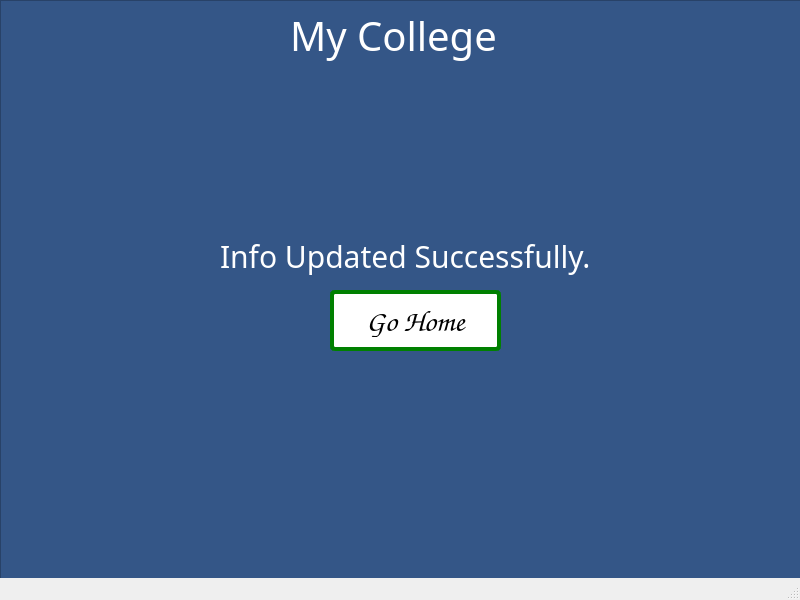
<?xml version="1.0" encoding="UTF-8"?>
<ui version="4.0">
 <class>MainWindow</class>
 <widget class="QMainWindow" name="MainWindow">
  <property name="geometry">
   <rect>
    <x>0</x>
    <y>0</y>
    <width>800</width>
    <height>600</height>
   </rect>
  </property>
  <property name="windowTitle">
   <string>MainWindow</string>
  </property>
  <widget class="QWidget" name="centralwidget">
   <widget class="QWidget" name="gridLayoutWidget">
    <property name="geometry">
     <rect>
      <x>0</x>
      <y>0</y>
      <width>811</width>
      <height>601</height>
     </rect>
    </property>
    <layout class="QGridLayout" name="gridLayout">
     <item row="0" column="0">
      <widget class="QFrame" name="frame">
       <property name="autoFillBackground">
        <bool>false</bool>
       </property>
       <property name="styleSheet">
        <string notr="true"> background-color: #345687;</string>
       </property>
       <property name="frameShape">
        <enum>QFrame::StyledPanel</enum>
       </property>
       <property name="frameShadow">
        <enum>QFrame::Raised</enum>
       </property>
       <widget class="QLabel" name="label_4">
        <property name="geometry">
         <rect>
          <x>290</x>
          <y>10</y>
          <width>211</width>
          <height>51</height>
         </rect>
        </property>
        <property name="font">
         <font>
          <family>Papyrus</family>
          <pointsize>-1</pointsize>
         </font>
        </property>
        <property name="styleSheet">
         <string notr="true">font-size: 40px;
color: white;</string>
        </property>
        <property name="text">
         <string>My College</string>
        </property>
       </widget>
       <widget class="QLabel" name="label_5">
        <property name="geometry">
         <rect>
          <x>220</x>
          <y>230</y>
          <width>391</width>
          <height>51</height>
         </rect>
        </property>
        <property name="font">
         <font>
          <family>Papyrus</family>
          <pointsize>-1</pointsize>
         </font>
        </property>
        <property name="styleSheet">
         <string notr="true">font-size: 30px;
color: white;</string>
        </property>
        <property name="text">
         <string>Info Updated Successfully.</string>
        </property>
       </widget>
       <widget class="QPushButton" name="courseUpdateSuccessfullyGoHomeButton">
        <property name="geometry">
         <rect>
          <x>330</x>
          <y>290</y>
          <width>171</width>
          <height>61</height>
         </rect>
        </property>
        <property name="font">
         <font>
          <family>Comic Sans MS</family>
          <pointsize>-1</pointsize>
          <underline>false</underline>
          <strikeout>false</strikeout>
         </font>
        </property>
        <property name="styleSheet">
         <string notr="true">background-color: white;
display: inline-block;
      padding: 10px 20px;
      font-size: 30px;
      text-align: center;
      text-decoration: none;
      cursor: pointer;
      border-radius: 5px;
      transition: background-color 0.3s ease;
 border: 4px solid green;</string>
        </property>
        <property name="text">
         <string>Go Home</string>
        </property>
       </widget>
      </widget>
     </item>
    </layout>
   </widget>
  </widget>
  <widget class="QStatusBar" name="statusbar"/>
 </widget>
 <resources/>
 <connections/>
</ui>
